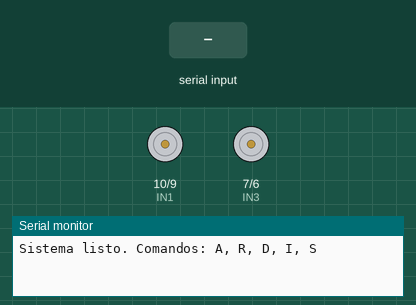
A sketch run on a simulated Arduino Uno, built with avr-gcc and run on an emulated ATmega328P. Shown: motor-driver pin pairs drawn as motors (green arrow = first pin HIGH = forward, orange = second pin HIGH = backward, longer = more drive, scaled by the enable pin), the last lines printed to the serial monitor. The test bench sets the inputs (shaded band).

Above: at 1.2 s.
1.3 s: "A" received over Serial
At 2.1 s:
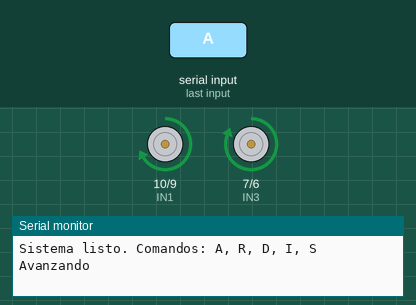
2.8 s: "R" received over Serial
At 3.2 s:
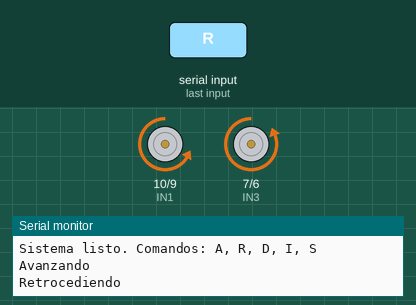
4.3 s: "D" received over Serial
At 5.5 s:
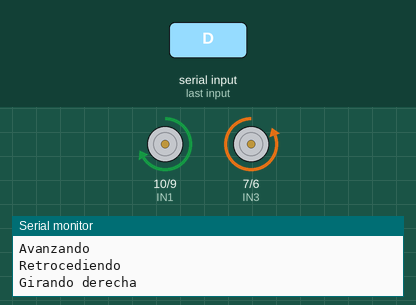
5.8 s: "I" received over Serial
At 6.7 s:
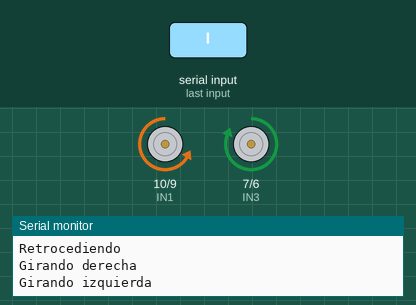
Timing chart, 0 to 8.3 s (numbered marks = the images above; inputs shaded):
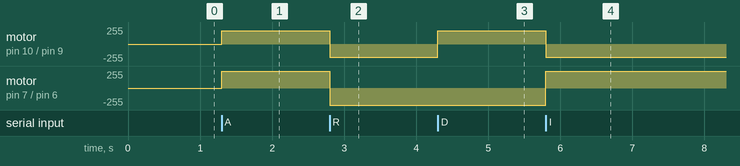

The sketch:

car_single_h_bridge.ino
```cpp
// CODIGO FUNCIONAL CON UN SOLO PUENTE H (primer modelo)

// Conexiones del ÚNICO PUENTE H
const int ENA = 11;   // Canal A (rueda izquierda)
const int IN1 = 10;  // Control canal A
const int IN2 = 9;
const int ENB = 8;   // Canal B (rueda derecha)
const int IN3 = 7;  // Control canal B
const int IN4 = 6;

//----------------------------------------------------------------
// ASIGNACIÓN DE PINES
//----------------------------------------------------------------
void configurarPines() {
  // Canal A (rueda izquierda)
  pinMode(ENA, OUTPUT);
  pinMode(IN1, OUTPUT);
  pinMode(IN2, OUTPUT);

  // Canal B (rueda derecha)
  pinMode(ENB, OUTPUT);
  pinMode(IN3, OUTPUT);
  pinMode(IN4, OUTPUT);
}

//----------------------------------------------------------------
// FUNCIÓN: AVANZAR
//----------------------------------------------------------------
void avanzar() {
  // Rueda izquierda (canal A: adelante)
  digitalWrite(IN1, HIGH);
  digitalWrite(IN2, LOW);
  analogWrite(ENA, 200);

  // Rueda derecha (canal B: adelante)
  digitalWrite(IN3, HIGH);
  digitalWrite(IN4, LOW);
  analogWrite(ENB, 200);
}

//----------------------------------------------------------------
// FUNCIÓN: RETROCEDER
//----------------------------------------------------------------
void retroceder() {
  // Rueda izquierda (canal A: atrás)
  digitalWrite(IN1, LOW);
  digitalWrite(IN2, HIGH);
  analogWrite(ENA, 200);

  // Rueda derecha (canal B: atrás)
  digitalWrite(IN3, LOW);
  digitalWrite(IN4, HIGH);
  analogWrite(ENB, 200);
}

//----------------------------------------------------------------
// FUNCIÓN: GIRAR DERECHA (sobre su eje)
//----------------------------------------------------------------
void girarDerecha() {
  // Rueda izquierda (canal A: adelante)
  digitalWrite(IN1, HIGH);
  digitalWrite(IN2, LOW);
  analogWrite(ENA, 200);

  // Rueda derecha (canal B: atrás)
  digitalWrite(IN3, LOW);
  digitalWrite(IN4, HIGH);
  analogWrite(ENB, 200);
}

//----------------------------------------------------------------
// FUNCIÓN: GIRAR IZQUIERDA (sobre su eje)
//----------------------------------------------------------------
void girarIzquierda() {
  // Rueda izquierda (canal A: atrás)
  digitalWrite(IN1, LOW);
  digitalWrite(IN2, HIGH);
  analogWrite(ENA, 200);

  // Rueda derecha (canal B: adelante)
  digitalWrite(IN3, HIGH);
  digitalWrite(IN4, LOW);
  analogWrite(ENB, 200);
}

//----------------------------------------------------------------
// FUNCIÓN: DETENER
//----------------------------------------------------------------
void detener() {
  // Apagar ambos canales
  analogWrite(ENA, 0);
  analogWrite(ENB, 0);

  // Resetear pines de dirección
  digitalWrite(IN1, LOW);
  digitalWrite(IN2, LOW);
  digitalWrite(IN3, LOW);
  digitalWrite(IN4, LOW);
}

//----------------------------------------------------------------
// SETUP
//----------------------------------------------------------------
void setup() {
  Serial.begin(9600);
  configurarPines();
  detener();
  Serial.println("Sistema listo. Comandos: A, R, D, I, S");
}

//----------------------------------------------------------------
// LOOP PRINCIPAL
//----------------------------------------------------------------
void loop() {
  if (Serial.available() > 0) {
    char comando = Serial.read();

    switch(comando) {
      case 'A':
        avanzar();
        Serial.println("Avanzando");
        break;
      case 'R':
        retroceder();
        Serial.println("Retrocediendo");
        break;
      case 'D':
        girarDerecha();
        Serial.println("Girando derecha");
        break;
      case 'I':
        girarIzquierda();
        Serial.println("Girando izquierda");
        break;
      case 'S':
        detener();
        Serial.println("Detenido");
        break;
    }
  }
}
```

Measured:
- after the input at 1.3 s, motor on pin 10 (IN1) / pin 9 (IN2): stopped → forward 200/255 at once; motor on pin 7 (IN3) / pin 6 (IN4): stopped → forward 255/255 at once
- after the input at 2.8 s, motor on pin 10 (IN1) / pin 9 (IN2): forward 200/255 → backward 200/255 at once; motor on pin 7 (IN3) / pin 6 (IN4): forward 255/255 → backward 255/255 at once
- after the input at 4.3 s, motor on pin 10 (IN1) / pin 9 (IN2): backward 200/255 → forward 200/255 at once
- after the input at 5.8 s, motor on pin 10 (IN1) / pin 9 (IN2): forward 200/255 → backward 200/255 at once; motor on pin 7 (IN3) / pin 6 (IN4): backward 255/255 → forward 255/255 at once
